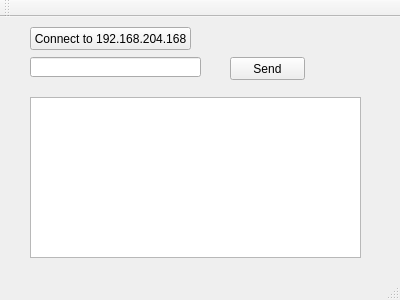
<?xml version="1.0" encoding="UTF-8"?>
<ui version="4.0">
 <class>MainWindow2</class>
 <widget class="QMainWindow" name="MainWindow2">
  <property name="geometry">
   <rect>
    <x>0</x>
    <y>0</y>
    <width>400</width>
    <height>300</height>
   </rect>
  </property>
  <property name="windowTitle">
   <string>MainWindow2</string>
  </property>
  <widget class="QWidget" name="centralWidget">
   <widget class="QPushButton" name="btnConnect">
    <property name="geometry">
     <rect>
      <x>30</x>
      <y>10</y>
      <width>161</width>
      <height>23</height>
     </rect>
    </property>
    <property name="text">
     <string>Connect to 192.168.204.168</string>
    </property>
   </widget>
   <widget class="QLineEdit" name="lineEdit">
    <property name="geometry">
     <rect>
      <x>30</x>
      <y>40</y>
      <width>171</width>
      <height>20</height>
     </rect>
    </property>
   </widget>
   <widget class="QPushButton" name="btnSend">
    <property name="geometry">
     <rect>
      <x>230</x>
      <y>40</y>
      <width>75</width>
      <height>23</height>
     </rect>
    </property>
    <property name="text">
     <string>Send</string>
    </property>
   </widget>
   <widget class="QListWidget" name="listWidget">
    <property name="geometry">
     <rect>
      <x>30</x>
      <y>80</y>
      <width>331</width>
      <height>161</height>
     </rect>
    </property>
   </widget>
  </widget>
  <widget class="QMenuBar" name="menuBar">
   <property name="geometry">
    <rect>
     <x>0</x>
     <y>0</y>
     <width>400</width>
     <height>18</height>
    </rect>
   </property>
  </widget>
  <widget class="QToolBar" name="mainToolBar">
   <attribute name="toolBarArea">
    <enum>TopToolBarArea</enum>
   </attribute>
   <attribute name="toolBarBreak">
    <bool>false</bool>
   </attribute>
  </widget>
  <widget class="QStatusBar" name="statusBar"/>
 </widget>
 <layoutdefault spacing="6" margin="11"/>
 <resources/>
 <connections/>
</ui>
